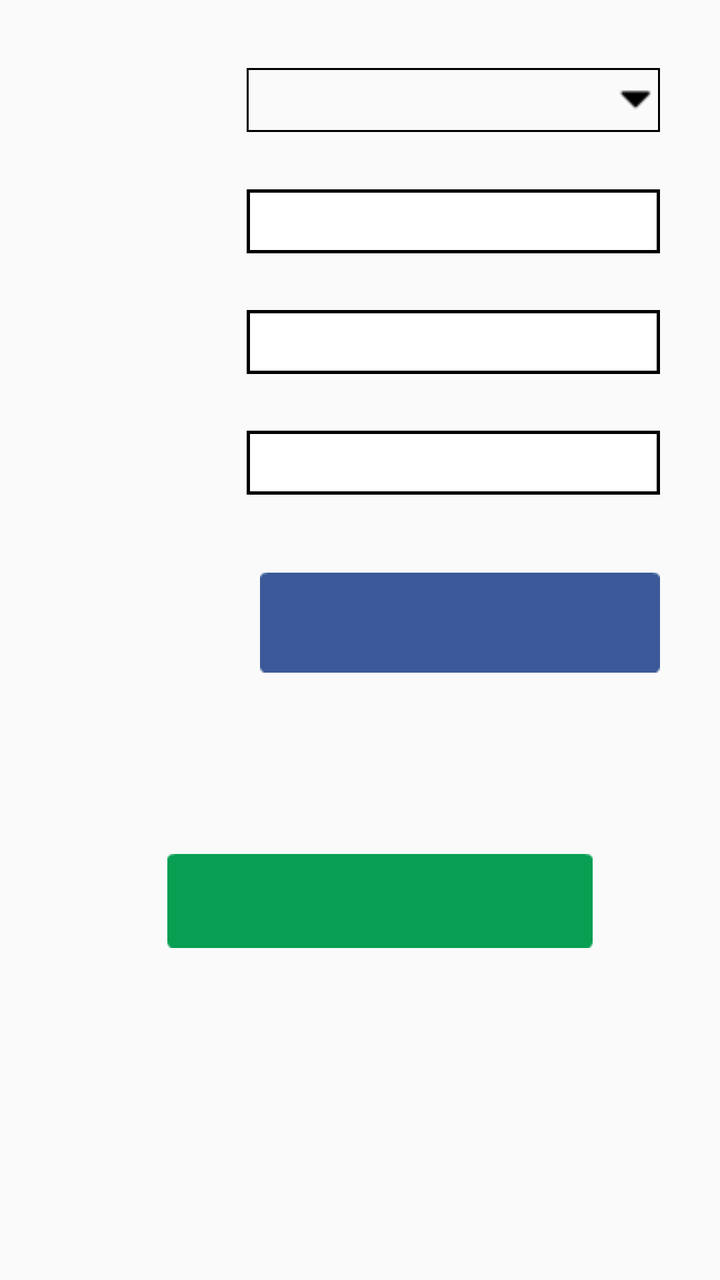
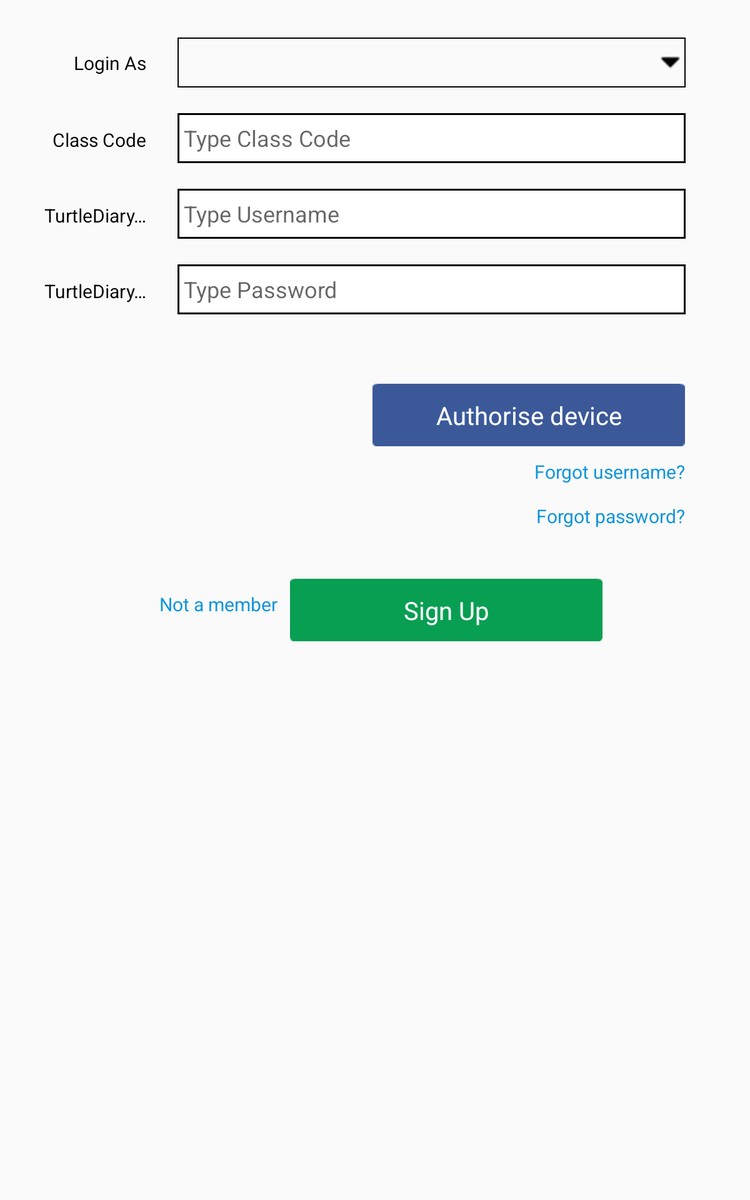

The same Android screen from two of the app's own layout files: first res/layout/ as a phone draws it, then the repository's variant for another configuration, drawn on a device whose configuration selects that folder. Both files follow.
<!-- AndroidManifest.xml: activity theme AppTheme.NoActionBar -->
<!-- res/layout/fragment_signin.xml -->
<?xml version="1.0" encoding="utf-8"?>
<RelativeLayout xmlns:android="http://schemas.android.com/apk/res/android"
    android:layout_width="match_parent"
    android:layout_height="match_parent">

    <ScrollView xmlns:android="http://schemas.android.com/apk/res/android"
        android:layout_width="match_parent"
        android:layout_height="match_parent">

        <RelativeLayout
            android:layout_width="match_parent"
            android:layout_height="match_parent"
            android:padding="@dimen/dp_20">

            <LinearLayout
                android:id="@+id/type_ll"
                android:layout_width="match_parent"
                android:layout_height="wrap_content"
                android:gravity="center_vertical"
                android:padding="@dimen/dp_10"
                android:weightSum="5">

                <TextView
                    android:id="@+id/tv_login_as_label"
                    android:layout_width="0dp"
                    android:layout_height="wrap_content"
                    android:layout_marginRight="@dimen/dp_5"
                    android:layout_weight="1.5"
                    android:gravity="right"
                    android:padding="@dimen/dp_10"
                    android:text="@string/hello"
                    android:textColor="@color/black"
                    android:textSize="@dimen/setting_input_size" />

                <Spinner
                    android:id="@+id/spinner_login_user_type"
                    style="@style/spinner_style"
                    android:layout_width="0dp"
                    android:layout_height="@dimen/sign_in_input_height"
                    android:layout_gravity="center_vertical"
                    android:layout_weight="3.5"
                    android:gravity="center_vertical"
                    android:prompt="@string/promt" />
            </LinearLayout>

            <LinearLayout
                android:id="@+id/classcode_ll"
                android:layout_width="match_parent"
                android:layout_height="wrap_content"
                android:layout_below="@+id/type_ll"
                android:paddingBottom="@dimen/dp_10"
                android:paddingRight="@dimen/dp_10"
                android:paddingTop="@dimen/dp_10"
                android:visibility="visible"
                android:weightSum="5">

                <TextView
                    android:id="@+id/tv_class_code_label"
                    android:layout_width="0dp"
                    android:layout_height="wrap_content"
                    android:layout_weight="1.5"
                    android:gravity="right"
                    android:padding="@dimen/dp_10"
                    android:singleLine="true"
                    android:text="@string/hello"
                    android:textColor="@color/black"

                    android:textSize="@dimen/setting_input_size" />

                <EditText
                    android:id="@+id/ed_class_code"
                    android:layout_width="0dp"
                    android:layout_height="@dimen/sign_in_input_height"
                    android:layout_marginLeft="@dimen/dp_15"
                    android:layout_weight="3.5"
                    android:background="@drawable/edittext_bg"
                    android:hint="@string/hello"
                    android:padding="@dimen/dp_5"

                    android:textSize="@dimen/setting_input_size" />
            </LinearLayout>

            <LinearLayout
                android:id="@+id/name_ll"
                android:layout_width="match_parent"
                android:layout_height="wrap_content"
                android:layout_below="@+id/classcode_ll"
                android:paddingBottom="@dimen/dp_10"
                android:paddingRight="@dimen/dp_10"
                android:paddingTop="@dimen/dp_10"
                android:weightSum="5">

                <TextView
                    android:id="@+id/tv_username_label"
                    android:layout_width="0dp"
                    android:layout_height="wrap_content"
                    android:layout_weight="1.5"
                    android:gravity="right"
                    android:padding="@dimen/dp_10"
                    android:singleLine="true"
                    android:text="@string/hello"
                    android:textColor="@color/black"
                    android:textSize="@dimen/setting_input_size" />

                <EditText
                    android:id="@+id/ed_username"
                    android:layout_width="0dp"
                    android:layout_height="@dimen/sign_in_input_height"
                    android:layout_marginLeft="@dimen/dp_15"
                    android:layout_weight="3.5"
                    android:background="@drawable/edittext_bg"
                    android:hint="@string/hello"
                    android:padding="@dimen/dp_5"
                    android:singleLine="true"
                    android:textSize="@dimen/setting_input_size" />
            </LinearLayout>

            <LinearLayout
                android:id="@+id/pwd_ll"
                android:layout_width="match_parent"
                android:layout_height="wrap_content"
                android:layout_below="@+id/name_ll"
                android:paddingBottom="@dimen/dp_10"
                android:paddingRight="@dimen/dp_10"
                android:paddingTop="@dimen/dp_10"
                android:weightSum="5">

                <TextView
                    android:id="@+id/tv_pwd_label"
                    android:layout_width="0dp"
                    android:layout_height="wrap_content"
                    android:layout_weight="1.5"
                    android:gravity="right"
                    android:padding="@dimen/dp_10"
                    android:singleLine="true"
                    android:text="@string/hello"
                    android:textColor="@color/black"

                    android:textSize="@dimen/setting_input_size" />

                <EditText
                    android:id="@+id/ed_password"
                    android:layout_width="0dp"
                    android:layout_height="@dimen/sign_in_input_height"
                    android:layout_marginLeft="@dimen/dp_15"
                    android:layout_weight="3.5"
                    android:background="@drawable/edittext_bg"
                    android:hint="@string/hello"
                    android:inputType="textPassword"
                    android:padding="@dimen/dp_5"

                    android:singleLine="true"
                    android:textSize="@dimen/setting_input_size" />
            </LinearLayout>

            <LinearLayout
                android:id="@+id/ll_btm_container"
                android:layout_width="match_parent"
                android:layout_height="wrap_content"
                android:layout_below="@+id/pwd_ll"
                android:gravity="right"
                android:orientation="vertical"
                android:padding="@dimen/dp_10">

                <TextView
                    android:id="@+id/tv_authorise_device"
                    android:layout_width="@dimen/sign_in_button_width"
                    android:layout_height="@dimen/sign_in_button_height"
                    android:layout_alignParentRight="true"
                    android:layout_below="@+id/pwd_ll"
                    android:layout_marginTop="@dimen/dp_15"
                    android:layout_weight="1.2"
                    android:background="@drawable/restore"
                    android:gravity="center"
                    android:padding="@dimen/dp_10"
                    android:text="@string/hello"

                    android:textColor="@color/white"
                    android:textSize="@dimen/button_text_size" />

                <TextView
                    android:id="@+id/tv_forget_user"
                    android:layout_width="wrap_content"
                    android:layout_height="wrap_content"
                    android:layout_alignParentRight="true"
                    android:layout_below="@+id/tv_authorise_device"
                    android:gravity="right"
                    android:onClick="onForgotPasswordClick"
                    android:paddingBottom="@dimen/dp_5"
                    android:paddingLeft="@dimen/dp_10"
                    android:paddingRight="@dimen/dp_10"
                    android:paddingTop="@dimen/dp_10"
                    android:text="@string/hello"
                    android:textColor="@color/blue"

                    android:textSize="@dimen/setting_input_size" />

                <TextView
                    android:id="@+id/tv_forget_pwd"
                    android:layout_width="wrap_content"
                    android:layout_height="wrap_content"
                    android:layout_alignParentRight="true"
                    android:layout_below="@+id/tv_forget_user"
                    android:gravity="right"
                    android:onClick="onForgotPasswordClick"
                    android:paddingBottom="@dimen/dp_5"
                    android:paddingLeft="@dimen/dp_10"
                    android:paddingRight="@dimen/dp_10"
                    android:paddingTop="@dimen/dp_10"
                    android:text="@string/hello"
                    android:textColor="@color/blue"
                    android:textSize="@dimen/heading_text_size" />

                <LinearLayout
                    android:id="@+id/signup_ll"
                    android:layout_width="match_parent"
                    android:layout_height="wrap_content"
                    android:layout_below="@+id/tv_forget_pwd"
                    android:gravity="center_horizontal"
                    android:paddingTop="@dimen/dp_20">

                    <TextView
                        android:id="@+id/tv_not_a_mem_label"
                        android:layout_width="wrap_content"
                        android:layout_height="wrap_content"
                        android:padding="@dimen/dp_10"
                        android:text="@string/hello"
                        android:textColor="@color/blue"
                        android:textSize="@dimen/heading_text_size"


                        />

                    <TextView
                        android:id="@+id/tv_sign_up"
                        android:layout_width="wrap_content"
                        android:layout_height="wrap_content"
                        android:layout_gravity="center_horizontal"
                        android:background="@drawable/sign_up"
                        android:gravity="center_horizontal"
                        android:paddingBottom="@dimen/dp_10"
                        android:paddingLeft="@dimen/dp_15"
                        android:paddingRight="@dimen/dp_15"
                        android:paddingTop="@dimen/dp_10"
                        android:text="@string/hello"
                        android:textColor="@color/white"
                        android:textSize="@dimen/button_text_size" />
                </LinearLayout>
            </LinearLayout>

            <View
                android:id="@+id/view"
                android:layout_width="match_parent"
                android:layout_height="@dimen/keyboard_height"
                android:layout_below="@+id/ll_btm_container"
                android:visibility="gone" />
        </RelativeLayout>
    </ScrollView>

    <RelativeLayout
        android:id="@+id/progressBarSignInContainer"
        android:layout_width="match_parent"
        android:layout_height="match_parent"
        android:layout_centerInParent="true"
        android:alpha=".3"
        android:background="@color/black"
        android:visibility="gone">

        <ProgressBar
            android:layout_width="wrap_content"
            android:layout_height="wrap_content"
            android:layout_centerInParent="true" />
    </RelativeLayout>
</RelativeLayout>
<!-- resources referenced by this layout -->
<resources>
  <color name="black">#000000</color>
  <color name="blue">#303F9F</color>
  <color name="white">#ffffff</color>
  <dimen name="button_text_size">20sp</dimen>
  
  
      /*Keyboard*/
  <dimen name="dp_10">10dp</dimen>
  <dimen name="dp_15">15dp</dimen>
  <dimen name="dp_20">20dp</dimen>
  <dimen name="dp_5">5dp</dimen>
  <dimen name="heading_text_size">15dp</dimen>
  <dimen name="keyboard_height">400dp</dimen>
  
      /*SignIn*/
  <dimen name="setting_input_size">15sp</dimen>
  <dimen name="sign_in_button_height">50dp</dimen>
  <dimen name="sign_in_button_width">200dp</dimen>
  <dimen name="sign_in_input_height">32dp</dimen>
  <!-- drawable edittext_bg (drawable) -->
  <shape xmlns:android="http://schemas.android.com/apk/res/android">
      <stroke
  
          android:width="0.2dip"
  
          android:color="@color/black" />
  
  
      <solid android:color="#FFFFFF" />
  </shape>
  <!-- drawable restore: png bitmap (drawable-hdpi, 365 bytes) -->
  <!-- drawable sign_up: png bitmap (drawable-hdpi, 435 bytes) -->
  <string name="hello" />
  <string name="promt">Select</string>
  <style name="spinner_style">
          <item name="android:layout_width">match_parent</item>
          <item name="android:gravity">center_vertical</item>
          <item name="android:layout_height">wrap_content</item>
          <item name="android:background">@drawable/custom_spinner</item>
          <item name="android:paddingLeft">8dp</item>
          <item name="android:paddingRight">20dp</item>
          <item name="android:popupBackground">#DFFFFFFF</item>
      </style>
  <style name="AppTheme.NoActionBar" parent="@style/Theme.AppCompat.Light">
          <item name="windowNoTitle">true</item>
          <item name="windowActionBar">false</item>
          <item name="android:windowFullscreen">true</item>
          <item name="android:windowContentOverlay">@null</item>
      </style>
  <!-- drawable custom_spinner (drawable) -->
  <?xml version="1.0" encoding="utf-8"?>
  <selector xmlns:android="http://schemas.android.com/apk/res/android">
  
      <item>
          <layer-list>
              <item>
                  <shape>
                      <stroke android:width="1dp" android:color="#000000" />
                      />
  
                  </shape>
              </item>
              <item >
                  <bitmap android:gravity="center|right" android:src="@drawable/down_arrow" />
              </item>
          </layer-list>
      </item>
  
  </selector>
  <!-- drawable down_arrow: png bitmap (drawable, 425 bytes) -->
</resources>
<!-- res/layout-sw600dp/fragment_signin.xml (the repository's variant of the layout above) -->
<!-- drawn on a 7-inch tablet held upright -->
<?xml version="1.0" encoding="utf-8"?>
<RelativeLayout xmlns:android="http://schemas.android.com/apk/res/android"
    android:layout_width="match_parent"
    android:layout_height="match_parent">

    <ScrollView xmlns:android="http://schemas.android.com/apk/res/android"
        android:layout_width="match_parent"
        android:layout_height="match_parent">

        <RelativeLayout
            android:layout_width="match_parent"
            android:layout_height="match_parent"
            android:padding="@dimen/dp_20">

            <LinearLayout
                android:id="@+id/type_ll"
                android:layout_width="match_parent"
                android:layout_height="wrap_content"
                android:gravity="center_vertical"
                android:paddingBottom="@dimen/dp_10"
                android:paddingRight="@dimen/dp_10"
                android:paddingTop="@dimen/dp_10"
                android:weightSum="5">

                <TextView
                    android:id="@+id/tv_login_as_label"
                    android:layout_width="0dp"
                    android:layout_height="wrap_content"
                    android:layout_weight="1"
                    android:gravity="right"
                    android:padding="@dimen/dp_10"
                    android:text="@string/loginas"
                    android:textColor="@color/black"
                    android:textSize="@dimen/setting_input_size" />

                <Spinner
                    android:id="@+id/spinner_login_user_type"
                    style="@style/spinner_style"
                    android:layout_width="0dp"
                    android:layout_height="@dimen/sign_in_input_height"
                    android:layout_marginLeft="@dimen/dp_15"

                    android:layout_gravity="center_vertical"
                    android:layout_weight="3.8"

                    android:gravity="center_vertical"
                    android:prompt="@string/promt" />
            </LinearLayout>

            <LinearLayout
                android:id="@+id/classcode_ll"
                android:layout_width="match_parent"
                android:layout_height="wrap_content"
                android:layout_below="@+id/type_ll"
                android:paddingBottom="@dimen/dp_10"
                android:paddingRight="@dimen/dp_10"
                android:paddingTop="@dimen/dp_10"
                android:visibility="visible"
                android:weightSum="5">

                <TextView
                    android:id="@+id/tv_class_code_label"
                    android:layout_width="0dp"
                    android:layout_height="wrap_content"
                    android:layout_weight="1"
                    android:gravity="right"
                    android:padding="@dimen/dp_10"
                    android:text="@string/td_class_code"
                    android:textColor="@color/black"
                    android:textSize="@dimen/setting_input_size"
                    />

                <EditText
                    android:id="@+id/ed_class_code"
                    android:layout_width="0dp"
                    android:layout_height="@dimen/sign_in_input_height"
                    android:layout_marginLeft="@dimen/dp_15"
                    android:layout_weight="3.8"
                    android:background="@drawable/edittext_bg"
                    android:hint="@string/hint_class_code"
                    android:padding="@dimen/dp_5" />
            </LinearLayout>

            <LinearLayout
                android:id="@+id/name_ll"
                android:layout_width="match_parent"
                android:layout_height="wrap_content"
                android:layout_below="@+id/classcode_ll"
                android:paddingBottom="@dimen/dp_10"
                android:paddingRight="@dimen/dp_10"
                android:paddingTop="@dimen/dp_10"
                android:weightSum="5">

                <TextView
                    android:id="@+id/tv_username_label"
                    android:layout_width="0dp"
                    android:layout_height="wrap_content"
                    android:layout_weight="1"
                    android:gravity="right"
                    android:padding="@dimen/dp_10"
                    android:singleLine="true"
                    android:text="@string/td_username"
                    android:textColor="@color/black"
                    android:textSize="@dimen/setting_input_size" />

                <EditText
                    android:id="@+id/ed_username"
                    android:layout_width="0dp"
                    android:layout_height="@dimen/sign_in_input_height"
                    android:layout_marginLeft="@dimen/dp_15"
                    android:layout_weight="3.8"
                    android:background="@drawable/edittext_bg"
                    android:hint="@string/hint_username"
                    android:padding="@dimen/dp_5"
                    android:singleLine="true" />
            </LinearLayout>


            <LinearLayout
                android:id="@+id/pwd_ll"
                android:layout_width="match_parent"
                android:layout_height="wrap_content"
                android:layout_below="@+id/name_ll"
                android:paddingBottom="@dimen/dp_10"
                android:paddingRight="@dimen/dp_10"
                android:paddingTop="@dimen/dp_10"
                android:weightSum="5">

                <TextView
                    android:id="@+id/tv_pwd_label"
                    android:layout_width="0dp"
                    android:layout_height="wrap_content"
                    android:layout_weight="1"
                    android:gravity="right"
                    android:padding="@dimen/dp_10"
                    android:singleLine="true"
                    android:text="@string/td_password"
                    android:textColor="@color/black"

                    android:textSize="@dimen/setting_input_size" />

                <EditText
                    android:id="@+id/ed_password"
                    android:layout_width="0dp"
                    android:layout_height="@dimen/sign_in_input_height"
                    android:layout_marginLeft="@dimen/dp_15"
                    android:layout_weight="3.8"
                    android:background="@drawable/edittext_bg"
                    android:hint="@string/hint_userpwd"
                    android:inputType="textPassword"
                    android:padding="@dimen/dp_5"
                    android:singleLine="true" />
            </LinearLayout>

            <LinearLayout
                android:id="@+id/btm"
                android:layout_width="match_parent"
                android:layout_height="wrap_content"
                android:layout_below="@+id/pwd_ll"
                android:orientation="horizontal"
                android:paddingBottom="@dimen/dp_10"
                android:paddingRight="@dimen/dp_10"
                android:paddingTop="@dimen/dp_10"
                android:weightSum="5">

                <View
                    android:id="@+id/viewleft"
                    android:layout_width="0dp"
                    android:layout_height="1dp"
                    android:layout_below="@+id/btm"
                    android:layout_weight="1" />

                <LinearLayout
                    android:id="@+id/ll_btm_container"
                    android:layout_width="0dp"
                    android:layout_height="wrap_content"

                    android:layout_weight="3.8"
                    android:gravity="right"
                    android:orientation="vertical"
                    android:paddingBottom="@dimen/dp_5"
                    android:paddingLeft="@dimen/dp_10"
                    android:paddingTop="@dimen/dp_10">

                    <TextView
                        android:id="@+id/tv_authorise_device"
                        android:layout_width="@dimen/sign_in_button_width"
                        android:layout_height="@dimen/sign_in_button_height"
                        android:layout_alignParentRight="true"
                        android:layout_below="@+id/pwd_ll"
                        android:layout_marginTop="@dimen/dp_25"
                        android:background="@drawable/restore"
                        android:gravity="center"
                        android:padding="@dimen/dp_10"
                        android:text="@string/authorise_device"

                        android:textColor="@color/white"
                        android:textSize="@dimen/button_text_size" />

                    <TextView
                        android:id="@+id/tv_forget_user"
                        android:layout_width="wrap_content"
                        android:layout_height="wrap_content"
                        android:layout_alignParentRight="true"
                        android:layout_below="@+id/tv_authorise_device"
                        android:gravity="right"
                        android:onClick="onForgotPasswordClick"
                        android:paddingBottom="@dimen/dp_5"
                        android:paddingLeft="@dimen/dp_10"
                        android:paddingTop="@dimen/dp_10"
                        android:text="@string/fg_uname"
                        android:textColor="@color/blue_bottom_bar_bg"

                        android:textSize="@dimen/setting_input_size" />

                    <TextView
                        android:id="@+id/tv_forget_pwd"
                        android:layout_width="wrap_content"
                        android:layout_height="wrap_content"
                        android:layout_alignParentRight="true"
                        android:layout_below="@+id/tv_forget_user"
                        android:gravity="right"
                        android:onClick="onForgotPasswordClick"
                        android:paddingBottom="@dimen/dp_5"
                        android:paddingLeft="@dimen/dp_10"
                        android:paddingTop="@dimen/dp_10"
                        android:text="@string/fg_pwd"
                        android:textColor="@color/blue_bottom_bar_bg"
                        android:textSize="@dimen/setting_input_size" />

                </LinearLayout>
            </LinearLayout>

            <LinearLayout
                android:id="@+id/signup_ll"
                android:layout_width="match_parent"
                android:layout_height="wrap_content"
                android:layout_below="@+id/btm"
                android:gravity="center_horizontal"
                android:paddingLeft="@dimen/dp_10"
                android:paddingRight="@dimen/dp_10"
                android:paddingTop="@dimen/dp_20">

                <TextView
                    android:id="@+id/tv_not_a_mem_label"
                    android:layout_width="wrap_content"
                    android:layout_height="wrap_content"
                    android:padding="@dimen/dp_10"
                    android:text="@string/not_mem"
                    android:textColor="@color/blue_bottom_bar_bg"
                    android:textSize="@dimen/setting_input_size" />

                <TextView
                    android:id="@+id/tv_sign_up"
                    android:layout_width="@dimen/sign_in_button_width"
                    android:layout_height="@dimen/sign_in_button_height"
                    android:layout_gravity="center_horizontal"
                    android:background="@drawable/sign_up"
                    android:gravity="center"
                    android:padding="@dimen/dp_10"
                    android:text="@string/signup"
                    android:textColor="@color/white"
                    android:textSize="@dimen/button_text_size" />
            </LinearLayout>

            <View
                android:id="@+id/view"
                android:layout_width="match_parent"
                android:layout_height="@dimen/keyboard_height"
                android:layout_below="@+id/signup_ll"
                android:visibility="gone" />
        </RelativeLayout>
    </ScrollView>

    <RelativeLayout
        android:id="@+id/progressBarSignInContainer"
        android:layout_width="match_parent"
        android:layout_height="match_parent"
        android:layout_centerInParent="true"
        android:alpha=".3"
        android:background="@color/black"
        android:visibility="gone">

        <ProgressBar
            android:layout_width="wrap_content"
            android:layout_height="wrap_content"
            android:layout_centerInParent="true" />
    </RelativeLayout>
</RelativeLayout>
<!-- resources referenced by the variant -->
<!-- as a 7-inch tablet held upright resolves them -->
<resources>
  <color name="black">#000000</color>
  <color name="blue_bottom_bar_bg">#1095DA</color>
  <color name="white">#ffffff</color>
  <!-- from res/values-sw600dp/ -->
  <dimen name="button_text_size">20sp</dimen>
  
  
      /*SignIn*/
  <dimen name="dp_10">10dp</dimen>
  <dimen name="dp_15">15dp</dimen>
  <dimen name="dp_20">20dp</dimen>
  <dimen name="dp_25">25dp</dimen>
  <dimen name="dp_5">5dp</dimen>
  <dimen name="keyboard_height">400dp</dimen>
  
      /*SignIn*/
  <!-- from res/values-sw600dp/ -->
  <dimen name="setting_input_size">15sp</dimen>
  <!-- from res/values-sw600dp/ -->
  <dimen name="sign_in_button_height">50dp</dimen>
  
  
      /*Settimg page*/
  <!-- from res/values-sw600dp/ -->
  <dimen name="sign_in_button_width">250dp</dimen>
  <!-- from res/values-sw600dp/ -->
  <dimen name="sign_in_input_height">40dp</dimen>
  <!-- drawable edittext_bg (drawable) -->
  <shape xmlns:android="http://schemas.android.com/apk/res/android">
      <stroke
  
          android:width="0.2dip"
  
          android:color="@color/black" />
  
  
      <solid android:color="#FFFFFF" />
  </shape>
  <!-- drawable restore: png bitmap (drawable-hdpi, 365 bytes) -->
  <!-- drawable sign_up: png bitmap (drawable-hdpi, 435 bytes) -->
  <string name="authorise_device">Authorise device</string>
  <string name="fg_pwd">Forgot password?</string>
  <string name="fg_uname">Forgot username?</string>
  <string name="hint_class_code">Type Class Code</string>
  <string name="hint_username">Type Username</string>
  <string name="hint_userpwd">Type Password</string>
  <string name="loginas">Login As</string>
  <string name="not_mem">Not a member</string>
  <string name="promt">Select</string>
  <string name="signup">Sign Up</string>
  <string name="td_class_code">Class Code</string>
  <string name="td_password">TurtleDiary Password</string>
  <string name="td_username">TurtleDiary Username</string>
  <style name="spinner_style">
          <item name="android:layout_width">match_parent</item>
          <item name="android:gravity">center_vertical</item>
          <item name="android:layout_height">wrap_content</item>
          <item name="android:background">@drawable/custom_spinner</item>
          <item name="android:paddingLeft">8dp</item>
          <item name="android:paddingRight">20dp</item>
          <item name="android:popupBackground">#DFFFFFFF</item>
      </style>
  <style name="AppTheme.NoActionBar" parent="@style/Theme.AppCompat.Light">
          <item name="windowNoTitle">true</item>
          <item name="windowActionBar">false</item>
          <item name="android:windowFullscreen">true</item>
          <item name="android:windowContentOverlay">@null</item>
      </style>
  <!-- drawable custom_spinner (drawable) -->
  <?xml version="1.0" encoding="utf-8"?>
  <selector xmlns:android="http://schemas.android.com/apk/res/android">
  
      <item>
          <layer-list>
              <item>
                  <shape>
                      <stroke android:width="1dp" android:color="#000000" />
                      />
  
                  </shape>
              </item>
              <item >
                  <bitmap android:gravity="center|right" android:src="@drawable/down_arrow" />
              </item>
          </layer-list>
      </item>
  
  </selector>
  <!-- drawable down_arrow: png bitmap (drawable, 425 bytes) -->
</resources>
